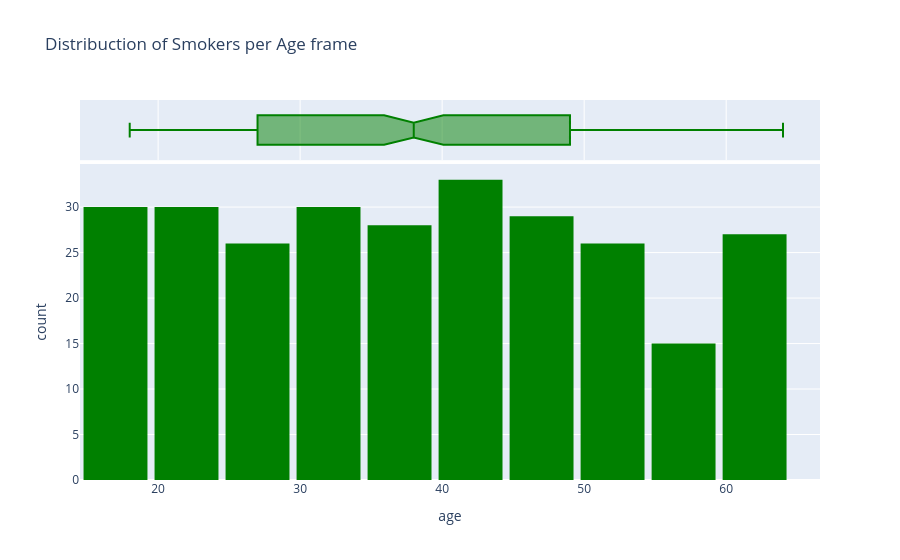

Write notebook code for a chart like this one.
### Markdown cell above
Age of people who smokes

### Code cell
fig2=px.histogram(data_frame=df_smokers,
                  x='age',
                  marginal='box',
                  nbins=k,
                  title='Distribuction of Smokers per Age frame',
                  color_discrete_sequence=['green'])
fig2.update_layout(bargap=0.1)
fig2.show()

### Figure 1 — Plotly figure (JSON) as saved in the notebook; plotly's stock layout.template omitted (floating-point values rounded to 4 significant figures; data arrays with more than 128 entries replaced by an {"elided": "..."} marker saying what was removed)
{"data": [{"bingroup": "x", "hovertemplate": "age=%{x}<br>count=%{y}<extra></extra>", "legendgroup": "", "marker": {"color": "green", "pattern": {"shape": ""}}, "name": "", "nbinsx": 11, "orientation": "v", "showlegend": false, "type": "histogram", "x": {"elided": "274 int values"}, "xaxis": "x", "yaxis": "y"}, {"hovertemplate": "age=%{x}<extra></extra>", "legendgroup": "", "marker": {"color": "green"}, "name": "", "notched": true, "showlegend": false, "type": "box", "x": {"elided": "274 int values"}, "xaxis": "x2", "yaxis": "y2"}], "layout": {"bargap": 0.1, "barmode": "relative", "legend": {"tracegroupgap": 0}, "title": {"text": "Distribuction of Smokers per Age frame"}, "xaxis": {"anchor": "y", "domain": [0, 1], "title": {"text": "age"}}, "xaxis2": {"anchor": "y2", "domain": [0, 1], "matches": "x", "showgrid": true, "showticklabels": false}, "yaxis": {"anchor": "x", "domain": [0, 0.8316], "title": {"text": "count"}}, "yaxis2": {"anchor": "x2", "domain": [0.8416, 1], "matches": "y2", "showgrid": false, "showline": false, "showticklabels": false, "ticks": ""}}}
